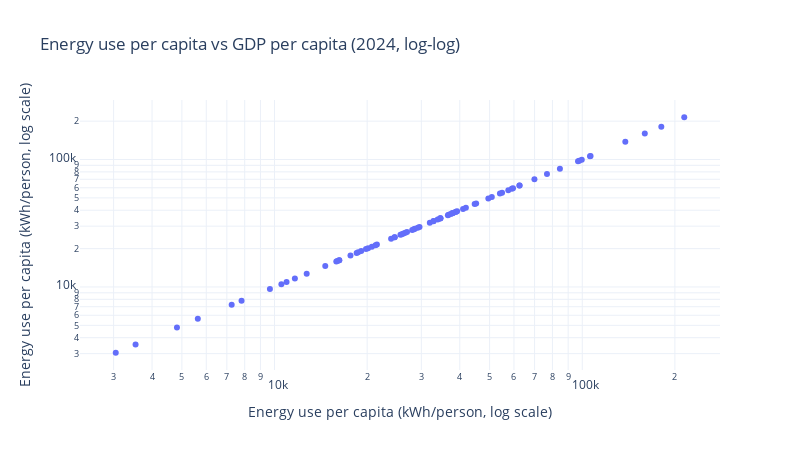

Source (notebook cell):
### Code cell
GDP_ENERGY_CSV = "https://ourworldindata.org/grapher/per-capita-energy-use.csv"

df2 = pd.read_csv(GDP_ENERGY_CSV)
df2.head()
# 自动找出两列数值：一个是 energy，一个是 gdp（列名可能略不同，做个鲁棒识别）
num_cols = [c for c in df2.columns if c not in ["Entity", "Code", "Year"]]
for c in num_cols:
    df2[c] = pd.to_numeric(df2[c], errors="coerce")

df2 = df2.dropna(subset=num_cols)
df2_c = df2[df2["Code"].astype(str).str.len() == 3].copy()
df2_2024 = df2_c[df2_c["Year"] == 2024].copy()

# 猜测哪列是 GDP（通常包含 gdp），哪列是 energy（通常包含 energy）
gdp_col = next((c for c in num_cols if "gdp" in c.lower()), num_cols[0])
energy_col = next((c for c in num_cols if "energy" in c.lower()), num_cols[1] if len(num_cols) > 1 else num_cols[0])

fig3 = px.scatter(
    df2_2024,
    x=gdp_col,
    y=energy_col,
    hover_name="Entity",
    hover_data={"Code": True},
    log_x=True,
    log_y=True,
    labels={gdp_col: "GDP per capita (log scale)", energy_col: "Energy use per capita (kWh/person, log scale)"},
    title="Energy use per capita vs GDP per capita (2024, log-log)"
)
fig3.show()

### Figure 1 — Plotly figure (JSON) as saved in the notebook; plotly's stock layout.template omitted (floating-point values rounded to 4 significant figures)
{"data": [{"customdata": [["DZA"], ["ARG"], ["AUS"], ["AUT"], ["AZE"], ["BGD"], ["BLR"], ["BEL"], ["BRA"], ["BGR"], ["CAN"], ["CHL"], ["CHN"], ["COL"], ["HRV"], ["CYP"], ["CZE"], ["DNK"], ["ECU"], ["EGY"], ["EST"], ["FIN"], ["FRA"], ["DEU"], ["GRC"], ["HKG"], ["HUN"], ["ISL"], ["IND"], ["IDN"], ["IRN"], ["IRQ"], ["IRL"], ["ISR"], ["ITA"], ["JPN"], ["KAZ"], ["KWT"], ["LVA"], ["LTU"], ["LUX"], ["MYS"], ["MEX"], ["MAR"], ["NLD"], ["NZL"], ["MKD"], ["NOR"], ["OMN"], ["PAK"], ["PER"], ["PHL"], ["POL"], ["PRT"], ["QAT"], ["ROU"], ["RUS"], ["SAU"], ["SGP"], ["SVK"], ["SVN"], ["ZAF"], ["KOR"], ["ESP"], ["LKA"], ["SWE"], ["CHE"], ["TWN"], ["THA"], ["TTO"], ["TUR"], ["TKM"], ["UKR"], ["ARE"], ["GBR"], ["USA"], ["UZB"], ["VEN"], ["VNM"]], "hovertemplate": "<b>%{hovertext}</b><br><br>Energy use per capita (kWh/person, log scale)=%{y}<br>Code=%{customdata[0]}<extra></extra>", "hovertext": ["Algeria", "Argentina", "Australia", "Austria", "Azerbaijan", "Bangladesh", "Belarus", "Belgium", "Brazil", "Bulgaria", "Canada", "Chile", "China", "Colombia", "Croatia", "Cyprus", "Czechia", "Denmark", "Ecuador", "Egypt", "Estonia", "Finland", "France", "Germany", "Greece", "Hong Kong", "Hungary", "Iceland", "India", "Indonesia", "Iran", "Iraq", "Ireland", "Israel", "Italy", "Japan", "Kazakhstan", "Kuwait", "Latvia", "Lithuania", "Luxembourg", "Malaysia", "Mexico", "Morocco", "Netherlands", "New Zealand", "North Macedonia", "Norway", "Oman", "Pakistan", "Peru", "Philippines", "Poland", "Portugal", "Qatar", "Romania", "Russia", "Saudi Arabia", "Singapore", "Slovakia", "Slovenia", "South Africa", "South Korea", "Spain", "Sri Lanka", "Sweden", "Switzerland", "Taiwan", "Thailand", "Trinidad and Tobago", "Turkey", "Turkmenistan", "Ukraine", "United Arab Emirates", "United Kingdom", "United States", "Uzbekistan", "Venezuela", "Vietnam"], "legendgroup": "", "marker": {"color": "#636efa", "symbol": "circle"}, "mode": "markers", "name": "", "orientation": "v", "showlegend": false, "type": "scatter", "x": [16240.0, 21510.0, 62600.0, 45210.0, 20140.0, 3048.0, 34630.0, 54870.0, 18490.0, 28380.0, 97780.0, 26250.0, 34510.0, 11650.0, 26620.0, 24550.0, 36590.0, 32830.0, 12720.0, 9661.0, 40990.0, 59560.0, 37870.0, 37790.0, 31970.0, 36810.0, 26950.0, 159700.0, 7813.0, 10530.0, 39200.0, 16000.0, 34590.0, 29590.0, 28580.0, 38750.0, 41870.0, 106400.0, 20720.0, 25660.0, 59050.0, 38870.0, 17650.0, 7257.0, 50820.0, 44710.0, 16220.0, 99630.0, 84610.0, 3536.0, 10940.0, 5633.0, 29210.0, 25920.0, 214500.0, 18690.0, 62490.0, 96880.0, 180700.0, 32880.0, 37360.0, 21290.0, 69920.0, 33900.0, 4819.0, 57510.0, 38030.0, 54010.0, 19830.0, 106000.0, 23930.0, 49520.0, 15880.0, 138000.0, 28020.0, 76800.0, 19130.0, 24590.0, 14620.0], "xaxis": "x", "y": [16240.0, 21510.0, 62600.0, 45210.0, 20140.0, 3048.0, 34630.0, 54870.0, 18490.0, 28380.0, 97780.0, 26250.0, 34510.0, 11650.0, 26620.0, 24550.0, 36590.0, 32830.0, 12720.0, 9661.0, 40990.0, 59560.0, 37870.0, 37790.0, 31970.0, 36810.0, 26950.0, 159700.0, 7813.0, 10530.0, 39200.0, 16000.0, 34590.0, 29590.0, 28580.0, 38750.0, 41870.0, 106400.0, 20720.0, 25660.0, 59050.0, 38870.0, 17650.0, 7257.0, 50820.0, 44710.0, 16220.0, 99630.0, 84610.0, 3536.0, 10940.0, 5633.0, 29210.0, 25920.0, 214500.0, 18690.0, 62490.0, 96880.0, 180700.0, 32880.0, 37360.0, 21290.0, 69920.0, 33900.0, 4819.0, 57510.0, 38030.0, 54010.0, 19830.0, 106000.0, 23930.0, 49520.0, 15880.0, 138000.0, 28020.0, 76800.0, 19130.0, 24590.0, 14620.0], "yaxis": "y"}], "layout": {"height": 450, "legend": {"tracegroupgap": 0}, "title": {"text": "Energy use per capita vs GDP per capita (2024, log-log)"}, "width": 800, "xaxis": {"anchor": "y", "domain": [0, 1], "title": {"text": "Energy use per capita (kWh/person, log scale)"}, "type": "log"}, "yaxis": {"anchor": "x", "domain": [0, 1], "title": {"text": "Energy use per capita (kWh/person, log scale)"}, "type": "log"}}}
